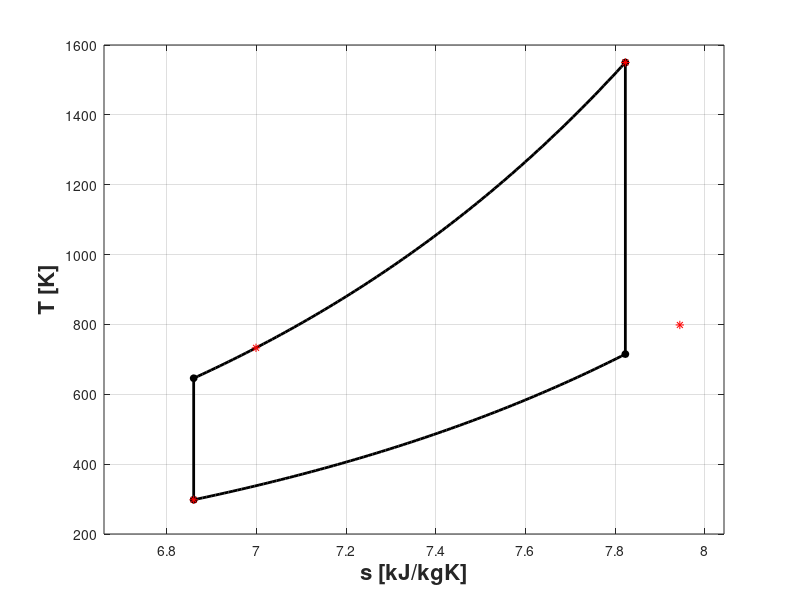

MATLAB code for this plot:
%% Ciclo Joule "base"

close all; clear; clc;

%% Ciclo termodinamico ideale
% Dati

% Refprop function fluid
%refprop_Dir = "/home/daniele/.wine/drive_c/Program\ Files/REFPROP/mixtures/";
 %fluid = refprop_Dir+"air.mix";

p(1) = 1; %bar
beta = 15;
T(1) = 298; % K 25°C
T(3) = 1550; % K 1227 °C

k_a = 1.4; % Gas biatomico
lambda = (k_a-1)/k_a;

cp = 1.10; %kJ/kgK
R = 0.287; %kJ/kgK

%% Punto 1
%s(1) = refpropm('S','T',T(1), 'P',p(1)*100, 'air.mix')*1e-3;

%airTables = twoPhaseFluidTables([25,4000],[0.01,15],25,25,60,...
%'air','/home/daniele/.wine/drive_c/Program Files/REFPROP/')

s(1) = 6.86;
%% Punto 2
p(2) = beta*p(1);
T(2) = T(1)*beta^lambda; % Isoentropica
% Se ci fosse il rendimento politropico di compressione si avrebbe
% lambda/eta_comp
s(2) = s(1);

%% Punto 3
p(3) = p(2);
s(3) = s(2) + cp*log(T(3)/T(2))-R*log(p(3)/p(2));

%% Punto 4
p(4)=p(1);
T(4) = T(3)/(beta^lambda); %Oppure beta^(lambda*eta_espansione)
s(4) = s(3);

%% Lavoro di compressione ed espansione ideale
lcId = cp*(T(2)-T(1));
ltId = cp*(T(3)-T(4));
luId = ltId-lcId; % lavoro utile
qIn = cp*(T(3)-T(2));
etaTgId = luId/qIn;

disp(etaTgId);


%% Grafici
close all;
figure('name','Ciclo Termodinamico');
plot(s,T, 'o', 'markerfacecolor','k','markeredgecolor','k','markersize',5);
xlabel('s [kJ/kgK]','fontsize',16,'fontweight','bold');
ylabel('T [K]','fontsize',16,'fontweight','bold');
grid on;

hold on;
xlim([s(1)-0.2 s(4)+0.22]);
line(s(1:2),T(1:2),'linewidth',2,'color','k');
line(s(3:4),T(3:4),'linewidth',2,'color','k');

s23Plot = linspace(s(2),s(3),100);
s14Plot = linspace(s(1),s(4),100); %Sono identici in questo caso

T23Plot = T(2)*exp((s23Plot-s(2))/cp);

T34Plot = T(1)*exp((s14Plot-s(1))/cp);

plot(s23Plot,T23Plot,'linewidth',2,'color','k');
plot(s14Plot,T34Plot,'linewidth',2,'color','k');

%% Ciclo reale

% Rendimenti
etaC = 0.8;  % L_ideale/L_reale = (T2-T1)/(T2r-T1)
etaT = 0.9;  % L_reale/L_ideale = (T3r - T4)/(T3 - T4)

Tr=T;
Tr(2) = T(1)+(T(2)-T(1))/etaC;
Tr(4) = T(3)-etaT*(T(3)-T(4));

sr = s;
sr(2) = s(2)+cp*log(Tr(2)/T(2));
sr(4) = s(1)+cp*log(Tr(4)/T(1));

plot(sr,Tr, '*', 'markerfacecolor','r','markeredgecolor','r','markersize',6);

LcRe = cp*Tr(2)-T(1);
LtRe = cp*T(3)-Tr(4);
LuRe = LtRe-LcRe;
qInRe = cp*(T(3)-Tr(2));
etaTGRe = LuRe/qInRe;


